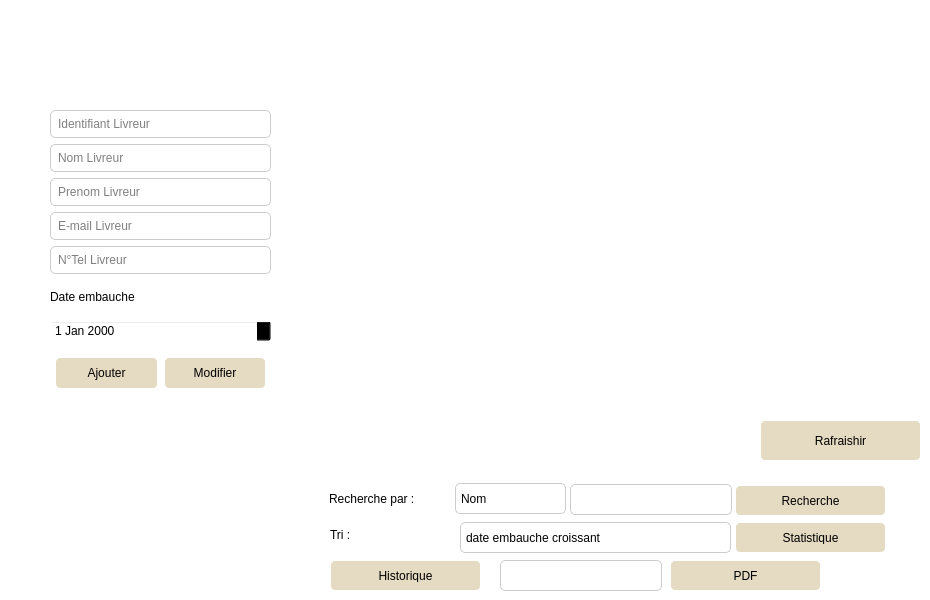
    <widget class="QWidget" name="livreur">
     <property name="styleSheet">
      <string notr="true">QWidget {
    background-color: transparent;
}</string>
     </property>
     <widget class="QWidget" name="layoutWidget_3">
      <property name="geometry">
       <rect>
        <x>50</x>
        <y>110</y>
        <width>221</width>
        <height>232</height>
       </rect>
      </property>
      <layout class="QVBoxLayout" name="verticalLayout_2">
       <item>
        <widget class="QLineEdit" name="idl">
         <property name="styleSheet">
          <string notr="true">QLineEdit {
    border: 1px solid #ccc; /* Border color */
    border-radius: 5px; /* Rounded corners */
    padding: 5px; /* Space inside the line edit */
    background-color: white; /* Background color */
    selection-background-color: lightblue; /* Background color of selected text */
    selection-color: black; /* Text color of selected text */
    min-width: 150px; /* Minimum width of the line edit */
}

QLineEdit:focus {
    border-color: #3498db; /* Border color when focused */
    box-shadow: 0 0 5px #3498db; /* Shadow when focused */
}

QLineEdit::placeholder {
    color: #999; /* Placeholder text color */
}

QLineEdit::hover {
    border-color: #aaa; /* Border color on hover */
}
</string>
         </property>
         <property name="placeholderText">
          <string>Identifiant Livreur</string>
         </property>
        </widget>
       </item>
       <item>
        <widget class="QLineEdit" name="nom">
         <property name="styleSheet">
          <string notr="true">QLineEdit {
    border: 1px solid #ccc; /* Border color */
    border-radius: 5px; /* Rounded corners */
    padding: 5px; /* Space inside the line edit */
    background-color: white; /* Background color */
    selection-background-color: lightblue; /* Background color of selected text */
    selection-color: black; /* Text color of selected text */
    min-width: 150px; /* Minimum width of the line edit */
}

QLineEdit:focus {
    border-color: #3498db; /* Border color when focused */
    box-shadow: 0 0 5px #3498db; /* Shadow when focused */
}

QLineEdit::placeholder {
    color: #999; /* Placeholder text color */
}

QLineEdit::hover {
    border-color: #aaa; /* Border color on hover */
}
</string>
         </property>
         <property name="placeholderText">
          <string>Nom Livreur</string>
         </property>
        </widget>
       </item>
       <item>
        <widget class="QLineEdit" name="prenom">
         <property name="styleSheet">
          <string notr="true">QLineEdit {
    border: 1px solid #ccc; /* Border color */
    border-radius: 5px; /* Rounded corners */
    padding: 5px; /* Space inside the line edit */
    background-color: white; /* Background color */
    selection-background-color: lightblue; /* Background color of selected text */
    selection-color: black; /* Text color of selected text */
    min-width: 150px; /* Minimum width of the line edit */
}

QLineEdit:focus {
    border-color: #3498db; /* Border color when focused */
    box-shadow: 0 0 5px #3498db; /* Shadow when focused */
}

QLineEdit::placeholder {
    color: #999; /* Placeholder text color */
}

QLineEdit::hover {
    border-color: #aaa; /* Border color on hover */
}
</string>
         </property>
         <property name="placeholderText">
          <string>Prenom Livreur</string>
         </property>
        </widget>
       </item>
       <item>
        <widget class="QLineEdit" name="email">
         <property name="styleSheet">
          <string notr="true">QLineEdit {
    border: 1px solid #ccc; /* Border color */
    border-radius: 5px; /* Rounded corners */
    padding: 5px; /* Space inside the line edit */
    background-color: white; /* Background color */
    selection-background-color: lightblue; /* Background color of selected text */
    selection-color: black; /* Text color of selected text */
    min-width: 150px; /* Minimum width of the line edit */
}

QLineEdit:focus {
    border-color: #3498db; /* Border color when focused */
    box-shadow: 0 0 5px #3498db; /* Shadow when focused */
}

QLineEdit::placeholder {
    color: #999; /* Placeholder text color */
}

QLineEdit::hover {
    border-color: #aaa; /* Border color on hover */
}
</string>
         </property>
         <property name="placeholderText">
          <string>E-mail Livreur</string>
         </property>
        </widget>
       </item>
       <item>
        <widget class="QLineEdit" name="num">
         <property name="styleSheet">
          <string notr="true">QLineEdit {
    border: 1px solid #ccc; /* Border color */
    border-radius: 5px; /* Rounded corners */
    padding: 5px; /* Space inside the line edit */
    background-color: white; /* Background color */
    selection-background-color: lightblue; /* Background color of selected text */
    selection-color: black; /* Text color of selected text */
    min-width: 150px; /* Minimum width of the line edit */
}

QLineEdit:focus {
    border-color: #3498db; /* Border color when focused */
    box-shadow: 0 0 5px #3498db; /* Shadow when focused */
}

QLineEdit::placeholder {
    color: #999; /* Placeholder text color */
}

QLineEdit::hover {
    border-color: #aaa; /* Border color on hover */
}
</string>
         </property>
         <property name="placeholderText">
          <string>N°Tel Livreur</string>
         </property>
        </widget>
       </item>
       <item>
        <widget class="QLabel" name="label_6">
         <property name="styleSheet">
          <string notr="true">font: 75 italic 12pt &quot;Georgia&quot;;
color:black;</string>
         </property>
         <property name="text">
          <string>Date embauche</string>
         </property>
        </widget>
       </item>
       <item>
        <widget class="QDateEdit" name="dateEdit_2"/>
       </item>
      </layout>
     </widget>
     <widget class="QPushButton" name="pushButton_refresh">
      <property name="geometry">
       <rect>
        <x>760</x>
        <y>420</y>
        <width>161</width>
        <height>41</height>
       </rect>
      </property>
      <property name="styleSheet">
       <string notr="true">QPushButton {
    font: 12pt &quot;MV Boli&quot;;
    background-color: #e5dac2;
    border: 1px solid #ffffff;
    border-radius: 5px;
    color: black;
    padding: 8px 16px;
}

QPushButton:hover {
    background-color: #e5dac2;
}
</string>
      </property>
      <property name="text">
       <string>Rafraishir</string>
      </property>
     </widget>
     <widget class="QPushButton" name="pushButton_rech_2">
      <property name="geometry">
       <rect>
        <x>735</x>
        <y>485</y>
        <width>151</width>
        <height>31</height>
       </rect>
      </property>
      <property name="styleSheet">
       <string notr="true">QPushButton {
    font: 12pt &quot;MV Boli&quot;;
    background-color: #e5dac2;
    border: 1px solid #ffffff;
    border-radius: 5px;
    color: black;
    padding: 8px 16px;
}

QPushButton:hover {
    background-color: #e5dac2;
}
</string>
      </property>
      <property name="text">
       <string>Recherche</string>
      </property>
     </widget>
     <widget class="QPushButton" name="pushButton_pdf_2">
      <property name="geometry">
       <rect>
        <x>670</x>
        <y>560</y>
        <width>151</width>
        <height>31</height>
       </rect>
      </property>
      <property name="styleSheet">
       <string notr="true">QPushButton {
    font: 12pt &quot;MV Boli&quot;;
    background-color: #e5dac2;
    border: 1px solid #ffffff;
    border-radius: 5px;
    color: black;
    padding: 8px 16px;
}

QPushButton:hover {
    background-color: #e5dac2;
}
</string>
      </property>
      <property name="text">
       <string>PDF</string>
      </property>
     </widget>
     <widget class="QLineEdit" name="lineEdit_pdf_2">
      <property name="geometry">
       <rect>
        <x>500</x>
        <y>560</y>
        <width>162</width>
        <height>31</height>
       </rect>
      </property>
      <property name="styleSheet">
       <string notr="true">QLineEdit {
    border: 1px solid #ccc; /* Border color */
    border-radius: 5px; /* Rounded corners */
    padding: 5px; /* Space inside the line edit */
    background-color: white; /* Background color */
    selection-background-color: lightblue; /* Background color of selected text */
    selection-color: black; /* Text color of selected text */
    min-width: 150px; /* Minimum width of the line edit */
}

QLineEdit:focus {
    border-color: #3498db; /* Border color when focused */
    box-shadow: 0 0 5px #3498db; /* Shadow when focused */
}

QLineEdit::placeholder {
    color: #999; /* Placeholder text color */
}

QLineEdit::hover {
    border-color: #aaa; /* Border color on hover */
}
</string>
      </property>
     </widget>
     <widget class="QLabel" name="label_5">
      <property name="geometry">
       <rect>
        <x>330</x>
        <y>525</y>
        <width>51</width>
        <height>20</height>
       </rect>
      </property>
      <property name="styleSheet">
       <string notr="true">font: 75 italic 12pt &quot;Georgia&quot;;
color:black;</string>
      </property>
      <property name="text">
       <string>Tri :</string>
      </property>
     </widget>
     <widget class="QPushButton" name="pushButton_4">
      <property name="geometry">
       <rect>
        <x>735</x>
        <y>522</y>
        <width>151</width>
        <height>31</height>
       </rect>
      </property>
      <property name="styleSheet">
       <string notr="true">QPushButton {
    font: 12pt &quot;MV Boli&quot;;
    background-color: #e5dac2;
    border: 1px solid #ffffff;
    border-radius: 5px;
    color: black;
    padding: 8px 16px;
}

QPushButton:hover {
    background-color: #e5dac2;
}
</string>
      </property>
      <property name="text">
       <string>Statistique</string>
      </property>
     </widget>
     <widget class="QComboBox" name="comboBox_rech_2">
      <property name="geometry">
       <rect>
        <x>455</x>
        <y>483</y>
        <width>111</width>
        <height>31</height>
       </rect>
      </property>
      <property name="styleSheet">
       <string notr="true">QComboBox {
    border: 1px solid #ccc; /* Border color */
    border-radius: 5px; /* Rounded corners */
    padding: 5px; /* Space inside the combo box */
    background-color: white; /* Background color */
    selection-background-color: lightblue; /* Background color of selected item */
    selection-color: black; /* Text color of selected item */
}

QComboBox::drop-down {
    border: none; /* Remove the default dropdown button border */
    subcontrol-origin: padding; /* Position of the dropdown button */
    subcontrol-position: right; /* Position of the dropdown button */
    background-color: transparent; /* Background color of the dropdown button */
}

QComboBox::down-arrow {
    image: url(down_arrow.png); /* Replace with your arrow image */
    width: 12px; /* Width of the arrow image */
    height: 12px; /* Height of the arrow image */
}

QComboBox::down-arrow:on {
    top: 1px; /* Adjust the position when the dropdown is active */
}

QComboBox QAbstractItemView {
    border: 1px solid #ccc; /* Border color of the dropdown list */
    background-color: white; /* Background color of the dropdown list */
    selection-background-color: lightblue; /* Background color of selected item */
    selection-color: black; /* Text color of selected item */
    outline: none; /* Remove focus border */
}

QComboBox QAbstractItemView::item {
    padding: 5px; /* Space around each item in the dropdown list */
}

QComboBox QAbstractItemView::item:selected {
    background-color: lightblue; /* Background color of selected item in the dropdown list */
}</string>
      </property>
      <item>
       <property name="text">
        <string>Nom</string>
       </property>
      </item>
      <item>
       <property name="text">
        <string>Prenom</string>
       </property>
      </item>
      <item>
       <property name="text">
        <string>Email</string>
       </property>
      </item>
     </widget>
     <widget class="QComboBox" name="comboBox_tri_2">
      <property name="geometry">
       <rect>
        <x>460</x>
        <y>522</y>
        <width>271</width>
        <height>31</height>
       </rect>
      </property>
      <property name="styleSheet">
       <string notr="true">QComboBox {
    border: 1px solid #ccc; /* Border color */
    border-radius: 5px; /* Rounded corners */
    padding: 5px; /* Space inside the combo box */
    background-color: white; /* Background color */
    selection-background-color: lightblue; /* Background color of selected item */
    selection-color: black; /* Text color of selected item */
}

QComboBox::drop-down {
    border: none; /* Remove the default dropdown button border */
    subcontrol-origin: padding; /* Position of the dropdown button */
    subcontrol-position: right; /* Position of the dropdown button */
    background-color: transparent; /* Background color of the dropdown button */
}

QComboBox::down-arrow {
    image: url(down_arrow.png); /* Replace with your arrow image */
    width: 12px; /* Width of the arrow image */
    height: 12px; /* Height of the arrow image */
}

QComboBox::down-arrow:on {
    top: 1px; /* Adjust the position when the dropdown is active */
}

QComboBox QAbstractItemView {
    border: 1px solid #ccc; /* Border color of the dropdown list */
    background-color: white; /* Background color of the dropdown list */
    selection-background-color: lightblue; /* Background color of selected item */
    selection-color: black; /* Text color of selected item */
    outline: none; /* Remove focus border */
}

QComboBox QAbstractItemView::item {
    padding: 5px; /* Space around each item in the dropdown list */
}

QComboBox QAbstractItemView::item:selected {
    background-color: lightblue; /* Background color of selected item in the dropdown list */
}</string>
      </property>
      <item>
       <property name="text">
        <string>date embauche croissant</string>
       </property>
      </item>
      <item>
       <property name="text">
        <string>date embauche decroissant</string>
       </property>
      </item>
      <item>
       <property name="text">
        <string>nom croissant</string>
       </property>
      </item>
      <item>
       <property name="text">
        <string>nom decroissant</string>
       </property>
      </item>
      <item>
       <property name="text">
        <string>email croissant</string>
       </property>
      </item>
      <item>
       <property name="text">
        <string>email decroissant</string>
       </property>
      </item>
     </widget>
     <widget class="QLineEdit" name="lineEdit_rech_2">
      <property name="geometry">
       <rect>
        <x>570</x>
        <y>484</y>
        <width>162</width>
        <height>31</height>
       </rect>
      </property>
      <property name="styleSheet">
       <string notr="true">QLineEdit {
    border: 1px solid #ccc; /* Border color */
    border-radius: 5px; /* Rounded corners */
    padding: 5px; /* Space inside the line edit */
    background-color: white; /* Background color */
    selection-background-color: lightblue; /* Background color of selected text */
    selection-color: black; /* Text color of selected text */
    min-width: 150px; /* Minimum width of the line edit */
}

QLineEdit:focus {
    border-color: #3498db; /* Border color when focused */
    box-shadow: 0 0 5px #3498db; /* Shadow when focused */
}

QLineEdit::placeholder {
    color: #999; /* Placeholder text color */
}

QLineEdit::hover {
    border-color: #aaa; /* Border color on hover */
}
</string>
      </property>
     </widget>
     <widget class="QWidget" name="layoutWidget_2">
      <property name="geometry">
       <rect>
        <x>55</x>
        <y>350</y>
        <width>211</width>
        <height>46</height>
       </rect>
      </property>
      <layout class="QHBoxLayout" name="horizontalLayout_2">
       <item>
        <widget class="QPushButton" name="ajouter_2">
         <property name="styleSheet">
          <string notr="true">QPushButton {
    font: 12pt &quot;MV Boli&quot;;
    background-color: #e5dac2;
    border: 1px solid #ffffff;
    border-radius: 5px;
    color: black;
    padding: 8px 16px;
}

QPushButton:hover {
    background-color: #e5dac2;
}
</string>
         </property>
         <property name="text">
          <string>Ajouter</string>
         </property>
        </widget>
       </item>
       <item>
        <widget class="QPushButton" name="modifier_2">
         <property name="styleSheet">
          <string notr="true">QPushButton {
    font: 12pt &quot;MV Boli&quot;;
    background-color: #e5dac2;
    border: 1px solid #ffffff;
    border-radius: 5px;
    color: black;
    padding: 8px 16px;
}

QPushButton:hover {
    background-color: #e5dac2;
}
</string>
         </property>
         <property name="text">
          <string>Modifier</string>
         </property>
        </widget>
       </item>
      </layout>
     </widget>
     <widget class="QTableView" name="tableView_2">
      <property name="geometry">
       <rect>
        <x>310</x>
        <y>30</y>
        <width>611</width>
        <height>381</height>
       </rect>
      </property>
     </widget>
     <widget class="QLabel" name="label_4">
      <property name="geometry">
       <rect>
        <x>329</x>
        <y>489</y>
        <width>121</width>
        <height>20</height>
       </rect>
      </property>
      <property name="styleSheet">
       <string notr="true">font: 75 italic 12pt &quot;Georgia&quot;;
color:black;</string>
      </property>
      <property name="text">
       <string>Recherche par :</string>
      </property>
     </widget>
     <widget class="QPushButton" name="pushButton_notify_2">
      <property name="geometry">
       <rect>
        <x>330</x>
        <y>560</y>
        <width>151</width>
        <height>31</height>
       </rect>
      </property>
      <property name="styleSheet">
       <string notr="true">QPushButton {
    font: 12pt &quot;MV Boli&quot;;
    background-color: #e5dac2;
    border: 1px solid #ffffff;
    border-radius: 5px;
    color: black;
    padding: 8px 16px;
}

QPushButton:hover {
    background-color: #e5dac2;
}
</string>
      </property>
      <property name="text">
       <string>Historique</string>
      </property>
     </widget>
    </widget>
